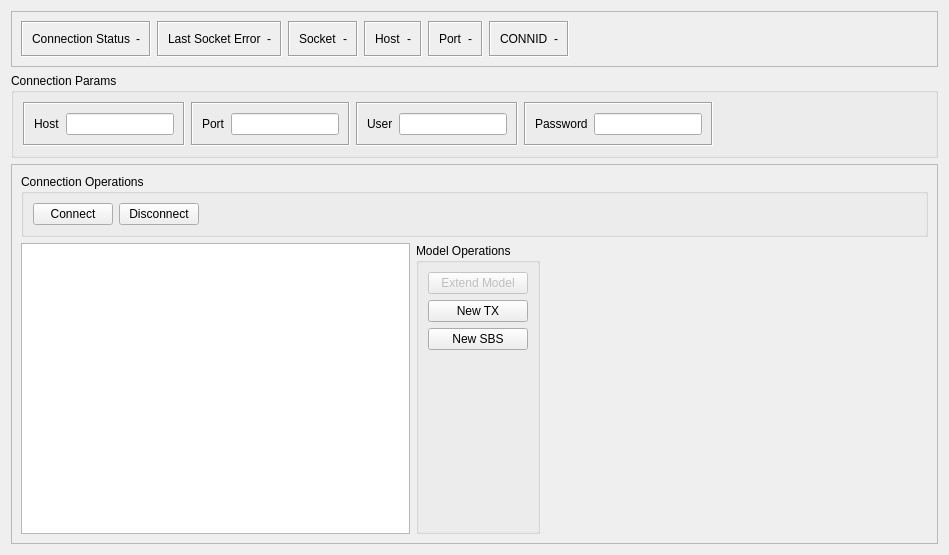
<?xml version="1.0" encoding="UTF-8"?>
<ui version="4.0">
 <class>blz_toolkit_Connection</class>
 <widget class="QWidget" name="blz_toolkit_Connection">
  <property name="geometry">
   <rect>
    <x>0</x>
    <y>0</y>
    <width>949</width>
    <height>555</height>
   </rect>
  </property>
  <property name="windowTitle">
   <string>Form</string>
  </property>
  <layout class="QVBoxLayout" name="verticalLayout">
   <item>
    <widget class="QFrame" name="frame">
     <property name="sizePolicy">
      <sizepolicy hsizetype="Preferred" vsizetype="Fixed">
       <horstretch>0</horstretch>
       <verstretch>0</verstretch>
      </sizepolicy>
     </property>
     <property name="frameShape">
      <enum>QFrame::StyledPanel</enum>
     </property>
     <property name="frameShadow">
      <enum>QFrame::Raised</enum>
     </property>
     <layout class="QHBoxLayout" name="horizontalLayout">
      <item>
       <widget class="QFrame" name="conn_status_frame">
        <property name="frameShape">
         <enum>QFrame::Box</enum>
        </property>
        <property name="frameShadow">
         <enum>QFrame::Sunken</enum>
        </property>
        <layout class="QHBoxLayout" name="horizontalLayout_3">
         <item>
          <layout class="QHBoxLayout" name="horizontalLayout_2">
           <item>
            <widget class="QLabel" name="conn_status_label">
             <property name="text">
              <string>Connection Status</string>
             </property>
            </widget>
           </item>
           <item>
            <widget class="QLabel" name="conn_status_label_disp">
             <property name="styleSheet">
              <string notr="true">background-color : light grey; color : black;</string>
             </property>
             <property name="text">
              <string>-</string>
             </property>
             <property name="alignment">
              <set>Qt::AlignCenter</set>
             </property>
            </widget>
           </item>
          </layout>
         </item>
        </layout>
       </widget>
      </item>
      <item>
       <widget class="QFrame" name="conn_status_frame_5">
        <property name="frameShape">
         <enum>QFrame::Box</enum>
        </property>
        <property name="frameShadow">
         <enum>QFrame::Sunken</enum>
        </property>
        <layout class="QHBoxLayout" name="horizontalLayout_12">
         <item>
          <layout class="QHBoxLayout" name="horizontalLayout_13">
           <item>
            <widget class="QLabel" name="last_sock_err">
             <property name="text">
              <string>Last Socket Error</string>
             </property>
            </widget>
           </item>
           <item>
            <widget class="QLabel" name="last_sock_err_disp">
             <property name="styleSheet">
              <string notr="true">background-color : light grey; color : black;</string>
             </property>
             <property name="text">
              <string>-</string>
             </property>
             <property name="alignment">
              <set>Qt::AlignCenter</set>
             </property>
            </widget>
           </item>
          </layout>
         </item>
        </layout>
       </widget>
      </item>
      <item>
       <widget class="QFrame" name="conn_status_frame_2">
        <property name="frameShape">
         <enum>QFrame::Box</enum>
        </property>
        <property name="frameShadow">
         <enum>QFrame::Sunken</enum>
        </property>
        <layout class="QHBoxLayout" name="horizontalLayout_6">
         <item>
          <layout class="QHBoxLayout" name="horizontalLayout_7">
           <item>
            <widget class="QLabel" name="sock_label">
             <property name="text">
              <string>Socket</string>
             </property>
            </widget>
           </item>
           <item>
            <widget class="QLabel" name="sock_label_disp">
             <property name="styleSheet">
              <string notr="true">background-color : light grey; color : black;</string>
             </property>
             <property name="text">
              <string>-</string>
             </property>
             <property name="alignment">
              <set>Qt::AlignCenter</set>
             </property>
            </widget>
           </item>
          </layout>
         </item>
        </layout>
       </widget>
      </item>
      <item>
       <widget class="QFrame" name="conn_status_frame_3">
        <property name="frameShape">
         <enum>QFrame::Box</enum>
        </property>
        <property name="frameShadow">
         <enum>QFrame::Sunken</enum>
        </property>
        <layout class="QHBoxLayout" name="horizontalLayout_8">
         <item>
          <layout class="QHBoxLayout" name="horizontalLayout_9">
           <item>
            <widget class="QLabel" name="host_label">
             <property name="text">
              <string>Host</string>
             </property>
            </widget>
           </item>
           <item>
            <widget class="QLabel" name="host_label_disp">
             <property name="styleSheet">
              <string notr="true">background-color : light grey; color : black;</string>
             </property>
             <property name="text">
              <string>-</string>
             </property>
             <property name="alignment">
              <set>Qt::AlignCenter</set>
             </property>
            </widget>
           </item>
          </layout>
         </item>
        </layout>
       </widget>
      </item>
      <item>
       <widget class="QFrame" name="conn_status_frame_4">
        <property name="frameShape">
         <enum>QFrame::Box</enum>
        </property>
        <property name="frameShadow">
         <enum>QFrame::Sunken</enum>
        </property>
        <layout class="QHBoxLayout" name="horizontalLayout_10">
         <item>
          <layout class="QHBoxLayout" name="horizontalLayout_11">
           <item>
            <widget class="QLabel" name="port_label">
             <property name="text">
              <string>Port</string>
             </property>
            </widget>
           </item>
           <item>
            <widget class="QLabel" name="port_label_disp">
             <property name="styleSheet">
              <string notr="true">background-color : light grey; color : black;</string>
             </property>
             <property name="text">
              <string>-</string>
             </property>
             <property name="alignment">
              <set>Qt::AlignCenter</set>
             </property>
            </widget>
           </item>
          </layout>
         </item>
        </layout>
       </widget>
      </item>
      <item>
       <widget class="QFrame" name="conn_status_frame_6">
        <property name="frameShape">
         <enum>QFrame::Box</enum>
        </property>
        <property name="frameShadow">
         <enum>QFrame::Sunken</enum>
        </property>
        <layout class="QHBoxLayout" name="horizontalLayout_16">
         <item>
          <layout class="QHBoxLayout" name="horizontalLayout_17">
           <item>
            <widget class="QLabel" name="port_label_2">
             <property name="text">
              <string>CONNID</string>
             </property>
            </widget>
           </item>
           <item>
            <widget class="QLabel" name="connid_label_disp">
             <property name="styleSheet">
              <string notr="true">background-color : light grey; color : black;</string>
             </property>
             <property name="text">
              <string>-</string>
             </property>
             <property name="alignment">
              <set>Qt::AlignCenter</set>
             </property>
            </widget>
           </item>
          </layout>
         </item>
        </layout>
       </widget>
      </item>
      <item>
       <spacer name="horizontalSpacer">
        <property name="orientation">
         <enum>Qt::Horizontal</enum>
        </property>
        <property name="sizeHint" stdset="0">
         <size>
          <width>40</width>
          <height>20</height>
         </size>
        </property>
       </spacer>
      </item>
     </layout>
    </widget>
   </item>
   <item>
    <widget class="QGroupBox" name="cp_group_box">
     <property name="title">
      <string>Connection Params</string>
     </property>
     <layout class="QHBoxLayout" name="horizontalLayout_23">
      <item>
       <widget class="QFrame" name="conn_status_frame_10">
        <property name="sizePolicy">
         <sizepolicy hsizetype="Fixed" vsizetype="Preferred">
          <horstretch>0</horstretch>
          <verstretch>0</verstretch>
         </sizepolicy>
        </property>
        <property name="frameShape">
         <enum>QFrame::Box</enum>
        </property>
        <property name="frameShadow">
         <enum>QFrame::Sunken</enum>
        </property>
        <layout class="QHBoxLayout" name="horizontalLayout_4">
         <item>
          <layout class="QHBoxLayout" name="horizontalLayout_24">
           <item>
            <widget class="QLabel" name="conn_status_label_5">
             <property name="text">
              <string>Host</string>
             </property>
             <property name="buddy">
              <cstring>cp_psswd</cstring>
             </property>
            </widget>
           </item>
           <item>
            <widget class="QLineEdit" name="cp_host_addr"/>
           </item>
          </layout>
         </item>
        </layout>
       </widget>
      </item>
      <item>
       <widget class="QFrame" name="conn_status_frame_9">
        <property name="sizePolicy">
         <sizepolicy hsizetype="Fixed" vsizetype="Preferred">
          <horstretch>0</horstretch>
          <verstretch>0</verstretch>
         </sizepolicy>
        </property>
        <property name="frameShape">
         <enum>QFrame::Box</enum>
        </property>
        <property name="frameShadow">
         <enum>QFrame::Sunken</enum>
        </property>
        <layout class="QHBoxLayout" name="horizontalLayout_18">
         <item>
          <layout class="QHBoxLayout" name="horizontalLayout_22">
           <item>
            <widget class="QLabel" name="conn_status_label_4">
             <property name="text">
              <string>Port</string>
             </property>
             <property name="buddy">
              <cstring>cp_psswd</cstring>
             </property>
            </widget>
           </item>
           <item>
            <widget class="QLineEdit" name="cp_host_port"/>
           </item>
          </layout>
         </item>
        </layout>
       </widget>
      </item>
      <item>
       <widget class="QFrame" name="conn_status_frame_8">
        <property name="sizePolicy">
         <sizepolicy hsizetype="Fixed" vsizetype="Preferred">
          <horstretch>0</horstretch>
          <verstretch>0</verstretch>
         </sizepolicy>
        </property>
        <property name="frameShape">
         <enum>QFrame::Box</enum>
        </property>
        <property name="frameShadow">
         <enum>QFrame::Sunken</enum>
        </property>
        <layout class="QHBoxLayout" name="horizontalLayout_19">
         <item>
          <layout class="QHBoxLayout" name="horizontalLayout_20">
           <item>
            <widget class="QLabel" name="conn_status_label_3">
             <property name="text">
              <string>User</string>
             </property>
             <property name="buddy">
              <cstring>cp_psswd</cstring>
             </property>
            </widget>
           </item>
           <item>
            <widget class="QLineEdit" name="cp_user"/>
           </item>
          </layout>
         </item>
        </layout>
       </widget>
      </item>
      <item>
       <widget class="QFrame" name="conn_status_frame_7">
        <property name="sizePolicy">
         <sizepolicy hsizetype="Fixed" vsizetype="Preferred">
          <horstretch>0</horstretch>
          <verstretch>0</verstretch>
         </sizepolicy>
        </property>
        <property name="frameShape">
         <enum>QFrame::Box</enum>
        </property>
        <property name="frameShadow">
         <enum>QFrame::Sunken</enum>
        </property>
        <layout class="QHBoxLayout" name="horizontalLayout_21">
         <item>
          <layout class="QHBoxLayout" name="horizontalLayout_5">
           <item>
            <widget class="QLabel" name="conn_status_label_2">
             <property name="text">
              <string>Password</string>
             </property>
             <property name="buddy">
              <cstring>cp_psswd</cstring>
             </property>
            </widget>
           </item>
           <item>
            <widget class="QLineEdit" name="cp_psswd"/>
           </item>
          </layout>
         </item>
        </layout>
       </widget>
      </item>
      <item>
       <spacer name="horizontalSpacer_4">
        <property name="orientation">
         <enum>Qt::Horizontal</enum>
        </property>
        <property name="sizeHint" stdset="0">
         <size>
          <width>40</width>
          <height>20</height>
         </size>
        </property>
       </spacer>
      </item>
     </layout>
    </widget>
   </item>
   <item>
    <widget class="QFrame" name="frame_2">
     <property name="frameShape">
      <enum>QFrame::StyledPanel</enum>
     </property>
     <property name="frameShadow">
      <enum>QFrame::Raised</enum>
     </property>
     <layout class="QVBoxLayout" name="verticalLayout_3">
      <item>
       <widget class="QGroupBox" name="groupBox">
        <property name="title">
         <string>Connection Operations</string>
        </property>
        <layout class="QHBoxLayout" name="horizontalLayout_14">
         <item>
          <widget class="QPushButton" name="connect_button">
           <property name="text">
            <string>Connect</string>
           </property>
           <property name="icon">
            <iconset resource="blz_toolkit_prj_res.qrc">
             <normaloff>:/icon/icons/flash.png</normaloff>:/icon/icons/flash.png</iconset>
           </property>
          </widget>
         </item>
         <item>
          <widget class="QPushButton" name="disconnect_button">
           <property name="text">
            <string>Disconnect</string>
           </property>
           <property name="icon">
            <iconset resource="blz_toolkit_prj_res.qrc">
             <normaloff>:/icon/icons/flash-off.png</normaloff>:/icon/icons/flash-off.png</iconset>
           </property>
           <property name="flat">
            <bool>false</bool>
           </property>
          </widget>
         </item>
         <item>
          <spacer name="horizontalSpacer_2">
           <property name="orientation">
            <enum>Qt::Horizontal</enum>
           </property>
           <property name="sizeHint" stdset="0">
            <size>
             <width>40</width>
             <height>20</height>
            </size>
           </property>
          </spacer>
         </item>
        </layout>
       </widget>
      </item>
      <item>
       <layout class="QHBoxLayout" name="horizontalLayout_15">
        <item>
         <widget class="QTreeView" name="peer_model_tree_view">
          <property name="contextMenuPolicy">
           <enum>Qt::CustomContextMenu</enum>
          </property>
          <property name="alternatingRowColors">
           <bool>true</bool>
          </property>
          <property name="sortingEnabled">
           <bool>true</bool>
          </property>
         </widget>
        </item>
        <item>
         <widget class="QGroupBox" name="model_operations_box">
          <property name="title">
           <string>Model Operations</string>
          </property>
          <layout class="QVBoxLayout" name="verticalLayout_2">
           <item>
            <widget class="QPushButton" name="extend_model_button">
             <property name="enabled">
              <bool>false</bool>
             </property>
             <property name="text">
              <string>Extend Model</string>
             </property>
             <property name="icon">
              <iconset resource="blz_toolkit_prj_res.qrc">
               <normaloff>:/icon/icons/social-buffer.png</normaloff>:/icon/icons/social-buffer.png</iconset>
             </property>
            </widget>
           </item>
           <item>
            <widget class="QPushButton" name="new_tx_button">
             <property name="text">
              <string>New TX</string>
             </property>
             <property name="icon">
              <iconset resource="blz_toolkit_prj_res.qrc">
               <normaloff>:/icon/icons/forward.png</normaloff>:/icon/icons/forward.png</iconset>
             </property>
            </widget>
           </item>
           <item>
            <widget class="QPushButton" name="new_sbs_button">
             <property name="text">
              <string>New SBS</string>
             </property>
             <property name="icon">
              <iconset resource="blz_toolkit_prj_res.qrc">
               <normaloff>:/icon/icons/social-rss.png</normaloff>:/icon/icons/social-rss.png</iconset>
             </property>
            </widget>
           </item>
           <item>
            <spacer name="verticalSpacer">
             <property name="orientation">
              <enum>Qt::Vertical</enum>
             </property>
             <property name="sizeHint" stdset="0">
              <size>
               <width>20</width>
               <height>40</height>
              </size>
             </property>
            </spacer>
           </item>
          </layout>
         </widget>
        </item>
        <item>
         <spacer name="horizontalSpacer_3">
          <property name="orientation">
           <enum>Qt::Horizontal</enum>
          </property>
          <property name="sizeHint" stdset="0">
           <size>
            <width>40</width>
            <height>20</height>
           </size>
          </property>
         </spacer>
        </item>
       </layout>
      </item>
     </layout>
    </widget>
   </item>
  </layout>
 </widget>
 <resources>
  <include location="blz_toolkit_prj_res.qrc"/>
 </resources>
 <connections/>
</ui>
